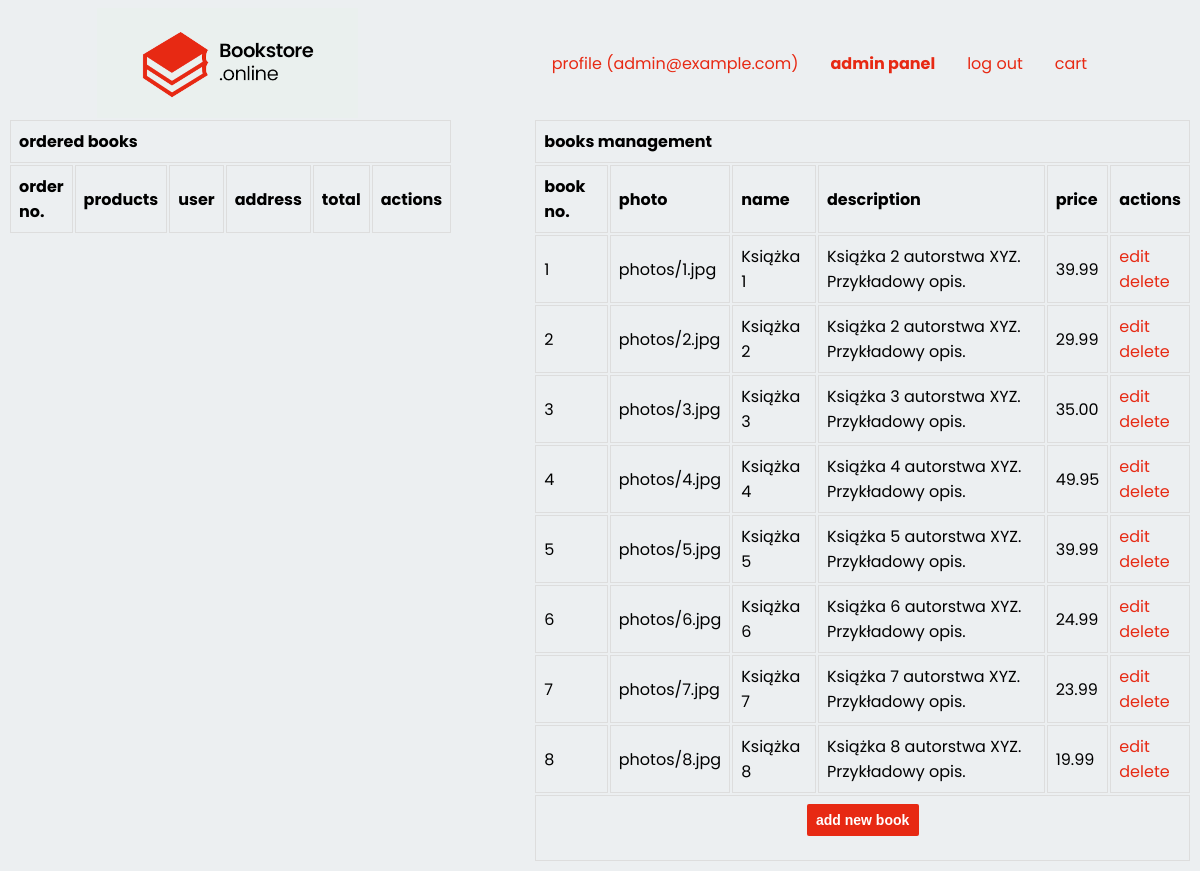
/admin.php (signed in), run on the app's committed database.
### tables this page shows
CREATE TABLE `products` (
  `id` int NOT NULL,
  `name` varchar(255) NOT NULL,
  `price` decimal(10,2) NOT NULL,
  `description` text NOT NULL,
  `photo_path` varchar(255) DEFAULT NULL
);

### utils/getuser.php (called while the page is built)
<?php
    $sql = "SELECT * FROM users WHERE email = '" . $_SESSION['email'] . "'";
    $user_result = mysqli_query($db, $sql);
    $user_data_array = mysqli_fetch_array($user_result);
?>

### admin.php (the view, shortened to what this page needs)
<?php
    include 'utils/db.php';
    include 'utils/getuser.php';
?>
<html>
    <head>
        <link rel="stylesheet" href="style.css">
    </head>
    <body>
        <?php include 'utils/header.php' ?>
        <div class="admin-panel">
            <table class="ordered-books-table">
                <tr>
                    <th colspan="6"><?= _("ordered books") ?></th>
                </tr>
                <tr>
                    <th><?= _("order no.") ?></th>
                    <th><?= _("products") ?></th>
                    <th><?= _("user") ?></th>
                    <th><?= _("address") ?></th>
                    <th><?= _("total") ?></th>
                    <th><?= _("actions") ?></th>
                </tr>
            </table>
            <table>
                <tr>
                    <th colspan="6"><?= _("books management") ?></th>
                </tr>
                <tr>
                    <th><?= _("book no.") ?></th>
                    <th><?= _("photo") ?></th>
                    <th><?= _("name") ?></th>
                    <th><?= _("description") ?></th>
                    <th><?= _("price") ?></th>
                    <th><?= _("actions") ?></th>
                </tr>
                <?php
                    $sql = "SELECT * FROM `products`";
                    $result = mysqli_query($db, $sql);
                    while($row = mysqli_fetch_assoc($result)) {
                ?>
                    <tr>
                        <td><?= $row['id'] ?></td>
                        <td><?= $row['photo_path'] ?></td>
                        <td><?= $row['name'] ?></td>
                        <td><?= $row['description'] ?></td>
                        <td><?= $row['price'] ?></td>
                        <td>
                            <a href="/edit-book.php?id=<?= $row['id'] ?>"><?= _("edit") ?></a><br/>
                            <a href="?del=<?= $row['id'] ?>"><?= _("delete") ?></a>
                        </td>
                    </tr>
                    <?php } ?>
                    <tr>
                        <td colspan="6">
                            <form action="<?php echo htmlspecialchars($_SERVER["PHP_SELF"]);?>" method="post" class="center">
                                <button type="submit" class="submit-button">
                                    <?= _("add new book") ?>
                                </button>
                            </form>
                        </td>
                    </tr>
            </table>
        </div>
    </body>
</html>

### utils/header.php
<?php
    function active($item) {
        return str_contains($_SERVER['REQUEST_URI'], $item);
    }
    if (isset($_SESSION['cart'])){
        $cart_count = array_sum($_SESSION['cart']);
    } else {
        $cart_count = 0;
    }
?>
<div class="header">
    <div class="logo"><a href="/"><img src="/images/logo/logo.png" alt="bookstore.online" /></a></div>
    <div class="menu">
        <?php if(!isset($_SESSION['email'])) { ?>
            <div class="menu-item <?php if (active('login')) echo "active"; ?>"><a href="login.php"><?= _("login") ?></a></div>
            <div class="menu-item <?php if (active('register')) echo "active"; ?>"><a href="register.php"><?= _("register") ?></a></div>
            <?php } else { ?>
                <div class="menu-item <?php if (active('profile')) echo "active"; ?>"><a href="profile.php"><?= _("profile") ?> (<?= $_SESSION['email'] ?>)</a></div>
                <?php include 'utils/getuser.php'; if($user_data_array['is_staff']) { ?>
                    <div class="menu-item <?php if (active('admin')) echo "active"; ?>"><a href="admin.php"><?= _("admin panel") ?></a></div>
                <?php } ?>
                <div class="menu-item <?php if (active('logout')) echo "active"; ?>"><a href="/logout.php"><?= _("log out") ?></a></div>
        <?php } ?>
        <div class="menu-item <?php if (active('cart')) echo "active"; ?>"><a href="cart.php"><?= _("cart") ?> <?php if ($cart_count) echo "(".$cart_count.")" ?></a></div>
    </div>
</div>

### style.css (style rules this page uses)
body { font-family: 'Poppins', sans-serif; background-color: #eceff1; }
a:link { text-decoration: none; color: #E72913; }
.center { display: flex; justify-content: center; }
.admin-panel { display: flex; justify-content: center; align-items: baseline; }
.ordered-books-table { margin-right: 5rem; }
.header { display: flex; justify-content: space-around; align-items: center; }
.menu { display: flex; flex-direction: row; }
.menu-item { padding: 1rem; }
.menu-item.active a { font-weight: bold; }
.submit-button { background-color: #e72913; font-weight: 600; font-size: 14; color: #fff; border: none; border-radius: 2px; padding: 0.3rem 0.5rem; width: 7rem; height: 2rem; }
td, th { border: 1px solid #dddddd; text-align: left; padding: 8px; }

### data on the page
products: id "1", photo_path "photos/1.jpg", name "Książka 1", description "Książka 2 autorstwa XYZ. Przykładowy opis.", price "39.99"
products: id "2", photo_path "photos/2.jpg", name "Książka 2", description "Książka 2 autorstwa XYZ. Przykładowy opis.", price "29.99"
products: id "3", photo_path "photos/3.jpg", name "Książka 3", description "Książka 3 autorstwa XYZ. Przykładowy opis.", price "35.00"
products: id "4", photo_path "photos/4.jpg", name "Książka 4", description "Książka 4 autorstwa XYZ. Przykładowy opis.", price "49.95"
products: id "5", photo_path "photos/5.jpg", name "Książka 5", description "Książka 5 autorstwa XYZ. Przykładowy opis.", price "39.99"
products: id "6", photo_path "photos/6.jpg", name "Książka 6", description "Książka 6 autorstwa XYZ. Przykładowy opis.", price "24.99"
products: id "7", photo_path "photos/7.jpg", name "Książka 7", description "Książka 7 autorstwa XYZ. Przykładowy opis.", price "23.99"
products: id "8", photo_path "photos/8.jpg", name "Książka 8", description "Książka 8 autorstwa XYZ. Przykładowy opis.", price "19.99"

### other printed values
_("profile") "profile"
$_SESSION['email'] "admin@example.com"
_("admin panel") "admin panel"
_("log out") "log out"
_("cart") "cart"
_("ordered books") "ordered books"
_("order no.") "order no."
_("products") "products"
_("user") "user"
_("address") "address"
_("total") "total"
_("actions") "actions"
_("books management") "books management"
_("book no.") "book no."
_("photo") "photo"
